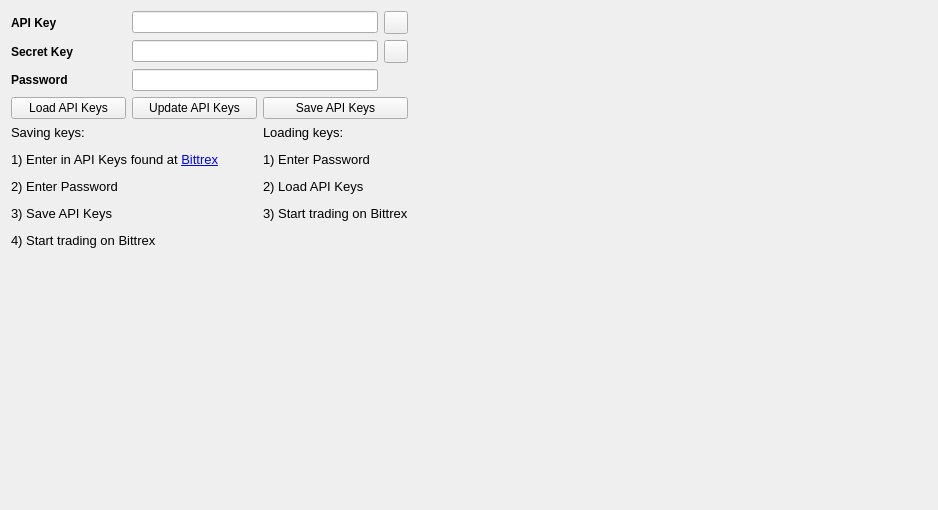
     <widget class="QWidget" name="ApiSettings">
      <attribute name="title">
       <string>Settings</string>
      </attribute>
      <layout class="QGridLayout" name="gridLayout">
       <item row="0" column="0">
        <widget class="QLabel" name="label_2">
         <property name="font">
          <font>
           <weight>75</weight>
           <bold>true</bold>
          </font>
         </property>
         <property name="text">
          <string>API Key</string>
         </property>
        </widget>
       </item>
       <item row="0" column="1" colspan="3">
        <widget class="QLineEdit" name="ApiKeyInput">
         <property name="text">
          <string/>
         </property>
        </widget>
       </item>
       <item row="0" column="4">
        <widget class="QToolButton" name="KeyPasteButton">
         <property name="toolTip">
          <string>Paste from clipboard</string>
         </property>
         <property name="text">
          <string/>
         </property>
         <property name="icon">
          <iconset resource="../bitcoin.qrc">
           <normaloff>:/icons/editpaste</normaloff>:/icons/editpaste</iconset>
         </property>
         <property name="shortcut">
          <string>Alt+P</string>
         </property>
        </widget>
       </item>
       <item row="0" column="5" rowspan="6">
        <spacer name="horizontalSpacer_3">
         <property name="orientation">
          <enum>Qt::Horizontal</enum>
         </property>
         <property name="sizeHint" stdset="0">
          <size>
           <width>519</width>
           <height>488</height>
          </size>
         </property>
        </spacer>
       </item>
       <item row="1" column="0">
        <widget class="QLabel" name="label">
         <property name="font">
          <font>
           <weight>75</weight>
           <bold>true</bold>
          </font>
         </property>
         <property name="text">
          <string>Secret Key</string>
         </property>
        </widget>
       </item>
       <item row="1" column="1" colspan="3">
        <widget class="QLineEdit" name="SecretKeyInput"/>
       </item>
       <item row="1" column="4">
        <widget class="QToolButton" name="SecretPasteButton">
         <property name="toolTip">
          <string>Paste from clipboard</string>
         </property>
         <property name="text">
          <string/>
         </property>
         <property name="icon">
          <iconset resource="../bitcoin.qrc">
           <normaloff>:/icons/editpaste</normaloff>:/icons/editpaste</iconset>
         </property>
         <property name="shortcut">
          <string>Alt+P</string>
         </property>
        </widget>
       </item>
       <item row="2" column="0">
        <widget class="QLabel" name="label_28">
         <property name="font">
          <font>
           <weight>75</weight>
           <bold>true</bold>
          </font>
         </property>
         <property name="text">
          <string>Password</string>
         </property>
        </widget>
       </item>
       <item row="2" column="1" colspan="3">
        <widget class="QLineEdit" name="PasswordInput">
         <property name="echoMode">
          <enum>QLineEdit::Password</enum>
         </property>
        </widget>
       </item>
       <item row="3" column="0">
        <widget class="QPushButton" name="LoadKeys">
         <property name="minimumSize">
          <size>
           <width>115</width>
           <height>0</height>
          </size>
         </property>
         <property name="text">
          <string>Load API Keys</string>
         </property>
        </widget>
       </item>
       <item row="3" column="1" colspan="2">
        <widget class="QPushButton" name="UpdateKeys">
         <property name="minimumSize">
          <size>
           <width>125</width>
           <height>0</height>
          </size>
         </property>
         <property name="text">
          <string>Update API Keys</string>
         </property>
        </widget>
       </item>
       <item row="3" column="3" colspan="2">
        <widget class="QPushButton" name="SaveKeys">
         <property name="minimumSize">
          <size>
           <width>115</width>
           <height>0</height>
          </size>
         </property>
         <property name="text">
          <string>Save API Keys</string>
         </property>
        </widget>
       </item>
       <item row="5" column="0" colspan="5">
        <spacer name="verticalSpacer_2">
         <property name="orientation">
          <enum>Qt::Vertical</enum>
         </property>
         <property name="sizeHint" stdset="0">
          <size>
           <width>358</width>
           <height>247</height>
          </size>
         </property>
        </spacer>
       </item>
       <item row="4" column="3" colspan="2">
        <widget class="QLabel" name="label232_17">
         <property name="font">
          <font>
           <pointsize>10</pointsize>
           <weight>50</weight>
           <bold>false</bold>
          </font>
         </property>
         <property name="text">
          <string>&lt;html&gt;&lt;head/&gt;&lt;body&gt;&lt;p&gt;Loading keys:&lt;/p&gt;&lt;p&gt;1) Enter Password&lt;/p&gt;&lt;p&gt;2) Load API Keys&lt;/p&gt;&lt;p&gt;3) Start trading on Bittrex&lt;/p&gt;&lt;/body&gt;&lt;/html&gt;</string>
         </property>
         <property name="alignment">
          <set>Qt::AlignLeading|Qt::AlignLeft|Qt::AlignTop</set>
         </property>
        </widget>
       </item>
       <item row="4" column="0" colspan="3">
        <widget class="QLabel" name="label232_16">
         <property name="font">
          <font>
           <pointsize>10</pointsize>
           <weight>50</weight>
           <bold>false</bold>
          </font>
         </property>
         <property name="text">
          <string>&lt;html&gt;&lt;head/&gt;&lt;body&gt;&lt;p&gt;Saving keys:&lt;/p&gt;&lt;p&gt;1) Enter in API Keys found at &lt;a href=&quot;https://bittrex.com/Account/ManageApiKey&quot;&gt;&lt;span style=&quot; text-decoration: underline; color:#0000ff;&quot;&gt;Bittrex&lt;/span&gt;&lt;/a&gt;&lt;/p&gt;&lt;p&gt;2) Enter Password&lt;/p&gt;&lt;p&gt;3) Save API Keys&lt;/p&gt;&lt;p&gt;4) Start trading on Bittrex&lt;/p&gt;&lt;/body&gt;&lt;/html&gt;</string>
         </property>
        </widget>
       </item>
      </layout>
      <zorder>label</zorder>
      <zorder>ApiKeyInput</zorder>
      <zorder>label_2</zorder>
      <zorder>SecretKeyInput</zorder>
      <zorder>UpdateKeys</zorder>
      <zorder>SaveKeys</zorder>
      <zorder>LoadKeys</zorder>
      <zorder>label232_16</zorder>
      <zorder>label232_17</zorder>
      <zorder>label_28</zorder>
      <zorder>PasswordInput</zorder>
      <zorder>horizontalSpacer_3</zorder>
      <zorder>verticalSpacer_2</zorder>
      <zorder>KeyPasteButton</zorder>
      <zorder>SecretPasteButton</zorder>
     </widget>
